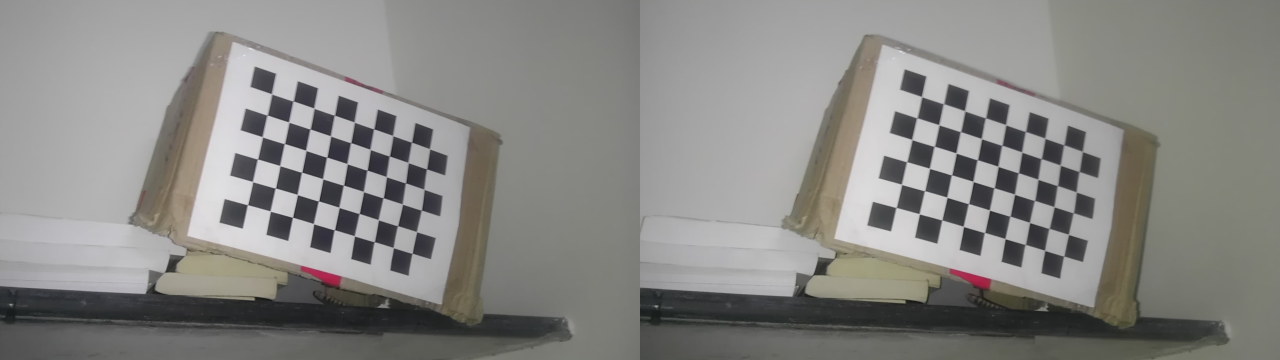
//> input picture testimages/55.jpg, 3840 x 1080 px (shown at 1/3 size)
$ ./evo3Dcontours ../testimages/55.jpg   (built with g++ and OpenCV 4, older OpenCV classes emulated)
//> lines starting //> are read from the running program, lines starting //| are printed output that depends on the picture; after the words box and inside, x2 and y2 are one past the last pixel; in counts of white or black regions, pixels touching at a corner belong together
#include "opencv2/core/core.hpp"
#include "opencv2/calib3d/calib3d.hpp"
#include <opencv2/highgui/highgui.hpp>
#include <opencv2/imgproc/imgproc.hpp>
#include "opencv2/contrib/contrib.hpp"
#include <stdio.h>
#include <string.h>
using namespace cv;
using namespace std;
Point point1;

// [9 lines left out: function mouseHandler, not called in this run]

int main(int argc, char* argv[])
{
    point1 = Point(0, 0);
    Mat img, g1, g2;
    Mat disp, disp8;
    img = imread(argv[1]);
//> img is the input picture: 1080 rows x 3840 cols, CV_8UC3; mean B, G, R 131.9, 134.9, 135.6
    cvtColor(img, img, CV_RGBA2BGR);
    Mat img1(img, Rect(0, 0, img.cols/2, img.rows));
    Mat img2(img, Rect(img.cols/2, 0, img.cols/2, img.rows));
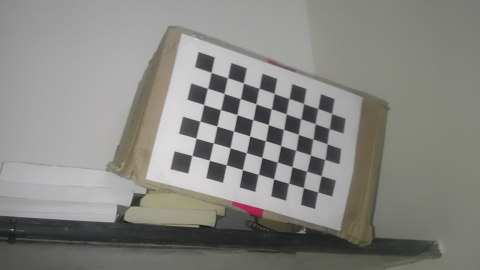
//> img2: 1080 rows x 1920 cols, CV_8UC3 (shown at 1/4 size); mean R, G, B 134.7, 134.3, 129.9
    printf("%d %d\n", img2.cols, img2.rows);
//| 1920 1080
    cvtColor(img1, g1, CV_BGR2GRAY);
    cvtColor(img2, g2, CV_BGR2GRAY);

    StereoSGBM sbm;
    sbm.SADWindowSize = 5;
    sbm.numberOfDisparities = 192;
    sbm.preFilterCap = 4;
    sbm.minDisparity = -64;
    sbm.uniquenessRatio = 1;
    sbm.speckleWindowSize = 150;
    sbm.speckleRange = 2;
    sbm.disp12MaxDiff = 10;
    sbm.fullDP = false;
    sbm.P1 = 600;
    sbm.P2 = 2400;
    sbm(g1, g2, disp);
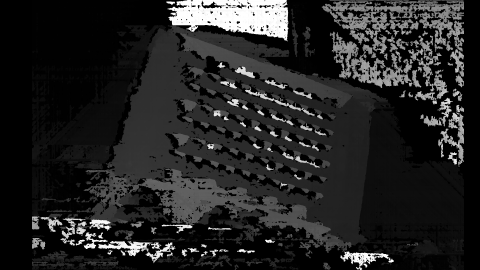
//> disp: 1080 rows x 1920 cols, CV_16SC1 (shown at 1/4 size); min -1040, max 2032, mean -596.9; drawn with min black and max white


    normalize(disp, disp8, 0, 255, CV_MINMAX, CV_8U);

    imshow("left", img1);
    imshow("right", img2);
    imshow("disp", disp8);
    //imwrite("disp.jpg", disp8);
    cvSetMouseCallback("left", mouseHandler, NULL);
    int i, j, sum = 0, count = 0, val;
    for(i = 0; i < disp8.cols; i++)
    {
        for(j = 0 ; j < disp8.rows; j++)
        {
            val = disp8.at<uchar>(j, i);
            if (val != 0)
            {
                    sum += val;
                    count++;
            }

        }
    }
//> after the loop, val = 0; sum = 76196749; count = 1298839

    int ave;
    ave = sum/count;
//> ave = 58
    printf("%d %d %d %d\n", img1.cols, img1.rows, disp8.rows, disp8.cols);
//| 1920 1080 1080 1920
    Mat img_thresh;
    printf("%d\n", ave);
//| 58
    threshold(disp8, img_thresh, ave+10, 255,THRESH_BINARY);
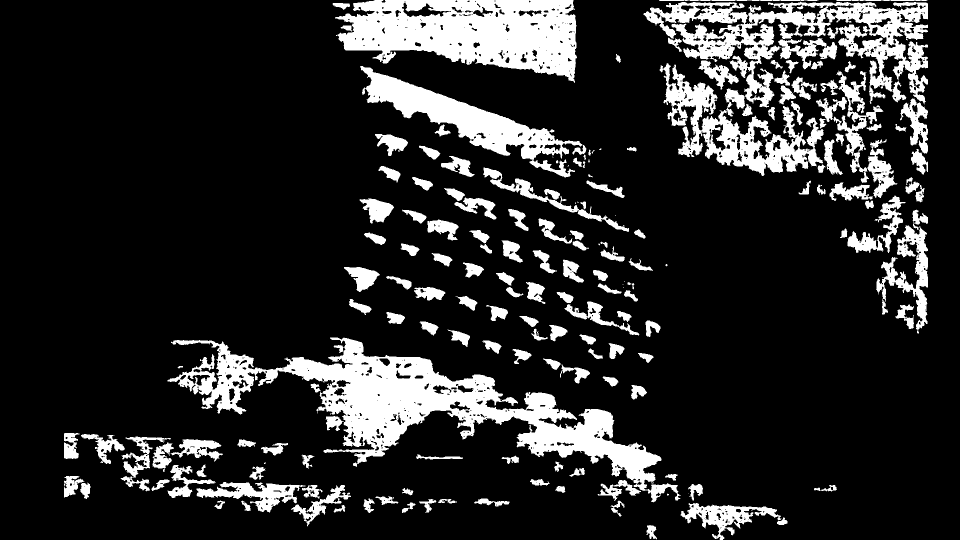
//> img_thresh: 1080 rows x 1920 cols, CV_8UC1 (shown at 1/2 size); 16.5% white; 181 white regions (18 under 20 px), largest, box (x1, y1, x2, y2) and area: (335, 675, 1362, 1005) 79411, (670, 0, 1154, 166) 51655, (1287, 3, 1856, 215) 41896
    medianBlur(img_thresh, img_thresh, 9);
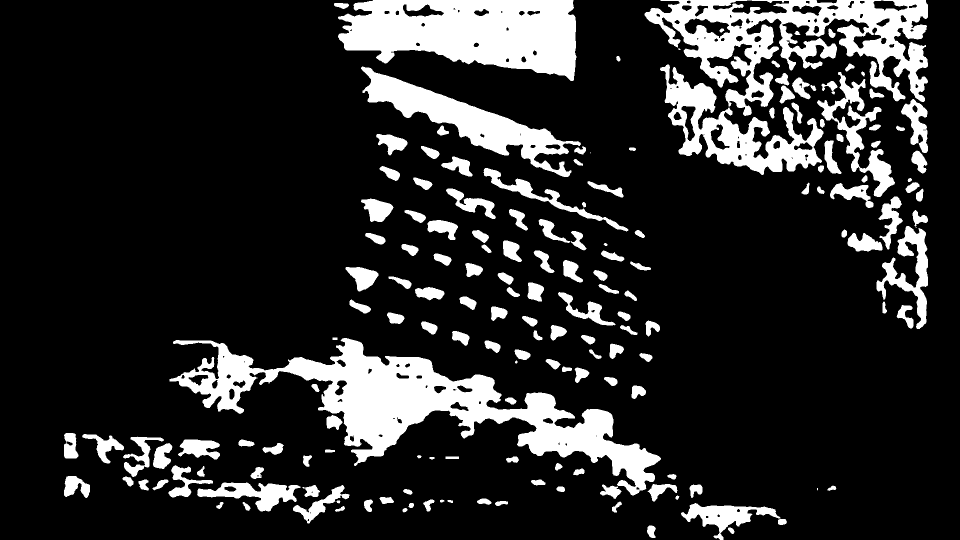
//> img_thresh: 1080 rows x 1920 cols, CV_8UC1 (shown at 1/2 size); 16.8% white; 171 white regions (4 under 20 px), largest, box (x1, y1, x2, y2) and area: (339, 676, 1322, 991) 80913, (676, 0, 1153, 162) 53604, (1289, 0, 1856, 232) 52570
    Mat kernel;
    int size=3;
    kernel = getStructuringElement(MORPH_ELLIPSE, Size(2*size+1, 2*size+1), Point(size, size));
    //erode(img_thresh, img_thresh, kernel, Point(-1, -1), 3);
    //dilate(img_thresh, img_thresh, kernel, Point(-1, -1), 3);
    Mat bitwise, canny_img, drawing;
    Canny(img_thresh, canny_img, 100, 200);
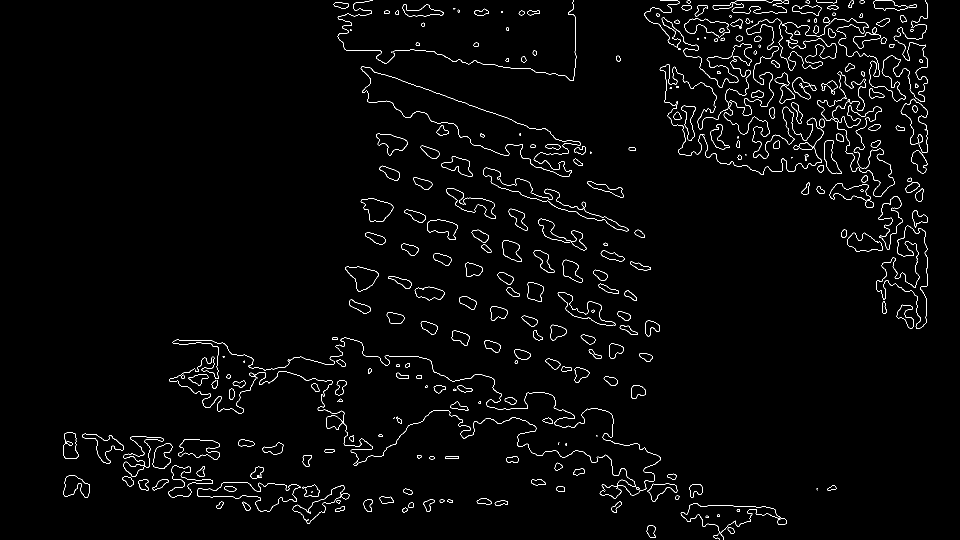
//> canny_img: 1080 rows x 1920 cols, CV_8UC1 (shown at 1/2 size); 1.9% white in thin lines or dots
    vector<vector<Point> > contours;
    vector<Vec4i> hierarchy;
    waitKey(0);

    short disval;
    disval = disp.at<short>(point1.y, point1.x);
//> disval = -1040
    printf("disp = %d %d %d\n",disval, point1.x, point1.y);
//| disp = -1040 0 0
    Mat img_t, img_t1;
    int disintval;
    disintval = disp8.at<uchar>(point1.y, point1.x);
//> disintval = 0
    printf("disp = %d %d %d\n",disintval, point1.x, point1.y);
//| disp = 0 0 0
    inRange(disp8, disintval-8, disintval+8, img_t1);
//> img_t1: 1080 rows x 1920 cols, CV_8UC1; 47.4% white; 1921 white regions (1327 under 20 px), largest, box (x1, y1, x2, y2) and area: (0, 0, 1457, 1080) 521256, (776, 0, 1920, 1080) 285071, (1440, 981, 1814, 1080) 18318

    inRange(disp, disval-15, disval+15, img_t);
//> img_t: 1080 rows x 1920 cols, CV_8UC1; 37.4% white; 2424 white regions (1678 under 20 px), largest, box (x1, y1, x2, y2) and area: (0, 0, 1457, 1080) 302916, (1146, 0, 1920, 1080) 251700, (478, 0, 749, 128) 19913
    medianBlur(img_t1, img_t1, 9);
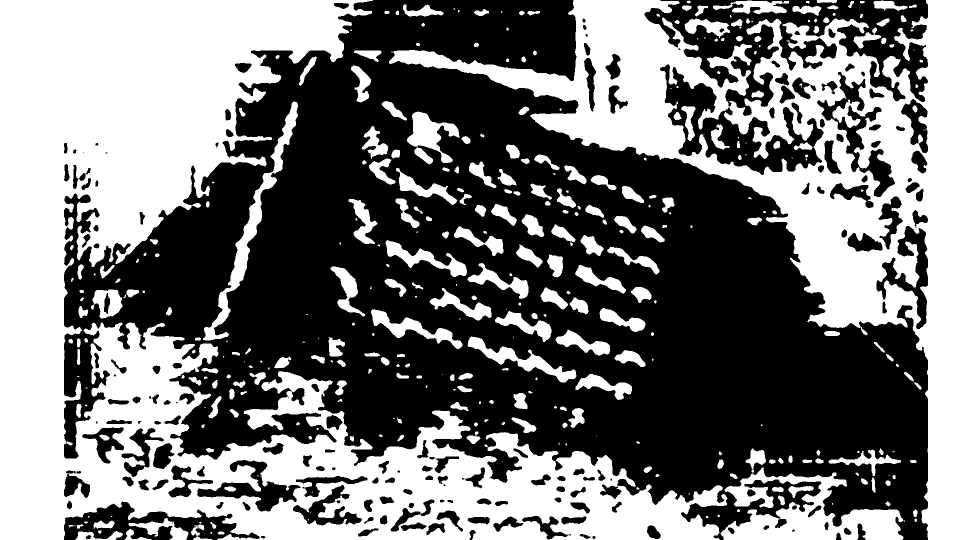
//> img_t1: 1080 rows x 1920 cols, CV_8UC1 (shown at 1/2 size); 46.3% white; 376 white regions (90 under 20 px)
    //erode(img_t1, img_t1, kernel, Point(-1, -1), 3);
    //dilate(img_t1, img_t1, kernel, Point(-1, -1), 3);

    contours.clear();
    drawing = Mat::zeros(canny_img.size(), CV_8UC3);
    findContours(img_t1.clone(), contours, hierarchy, CV_RETR_TREE, CV_CHAIN_APPROX_SIMPLE, Point(0,0));
//> contours = 550 contours, 129 with area under 20; largest, box (x1, y1, x2, y2) and area: (0, 0, 1455, 1080) 574566, (778, 0, 1920, 1080) 336994, (1319, 128, 1648, 351) 27455, (1441, 935, 1810, 1080) 24480, (1633, 143, 1791, 395) 9614
    for (int i=0; i<contours.size(); i++)
    {
        if (contourArea(contours[i]) > 15000)
        {
            printf("%lf\n", contourArea(contours[i]));
            drawContours(drawing, contours, i, Scalar(255, 255, 255), CV_FILLED, 8, hierarchy, 0, Point());
        }
    }
//> this loop made 550 passes
//| 24480.000000
//| 336994.000000
//| 27455.000000
//| 574566.000000
//> (output is shown up to pass 427 of 550)
//> drawing: 1080 rows x 1920 cols, CV_8UC3; 45.7% white; 3 white regions, box (x1, y1, x2, y2) and area: (0, 0, 1455, 1080) 580746, (778, 0, 1920, 1080) 340998, (1441, 935, 1810, 1080) 25451
    imshow("drawing1", drawing);
    erode(drawing, drawing, kernel, Point(-1, -1), 2);
    dilate(drawing, drawing, kernel, Point(-1, -1), 1);
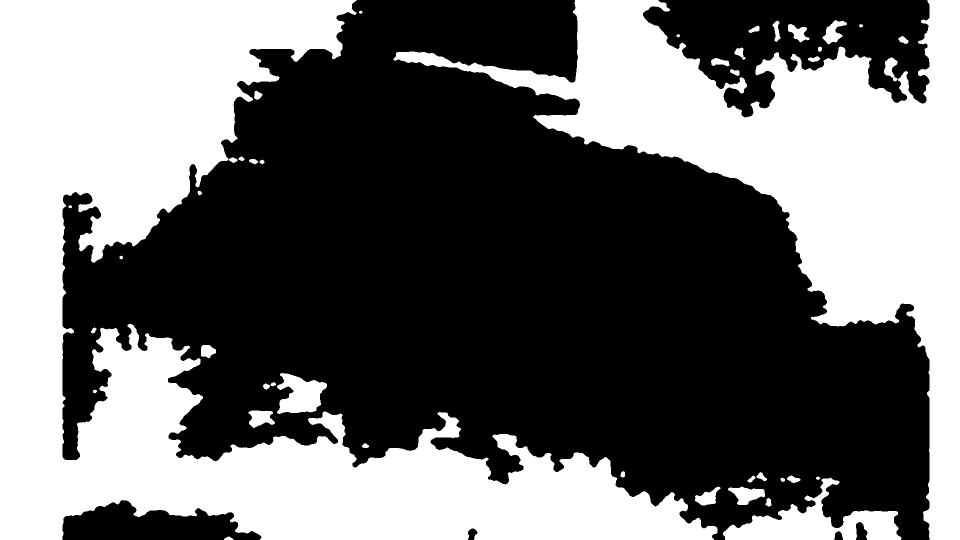
//> drawing: 1080 rows x 1920 cols, CV_8UC3 (shown at 1/2 size); 42.7% white; 43 white regions, largest, box (x1, y1, x2, y2) and area: (0, 0, 1435, 1080) 537890, (787, 0, 1920, 1080) 313085, (1446, 955, 1803, 1080) 17264
    img_t1 = drawing.clone();
    Mat eiffel;
    eiffel = imread("eiffel-tower-day.jpg");
//> eiffel-tower-day.jpg cannot be read in this run, so this picture is empty
//> (the run ends here: the program stops with an error, at `resize(eiffel, eiffel, Size(img1.cols, img1.rows));`)

$ run again, on testimages/62.jpg
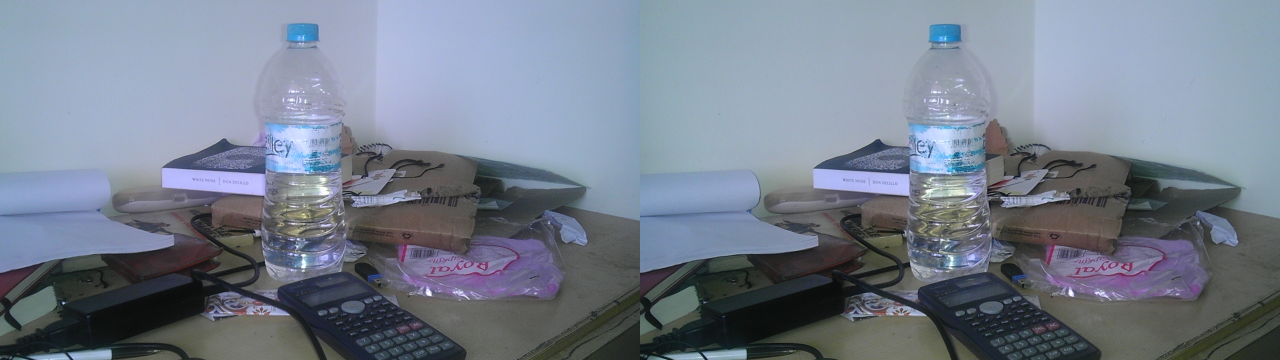
//> input picture testimages/62.jpg, 3840 x 1080 px (shown at 1/3 size)
//> img is the input picture: 1080 rows x 3840 cols, CV_8UC3; mean B, G, R 141.1, 126.5, 117.3
//| 1920 1080
//> after the loop `for(i = 0; i < disp8.cols; i++)`: val = 0; sum = 79118206; count = 1198531
//> ave = 66
//| 1920 1080 1080 1920
//| 66
//> `medianBlur(img_thresh, img_thresh, 9);`:
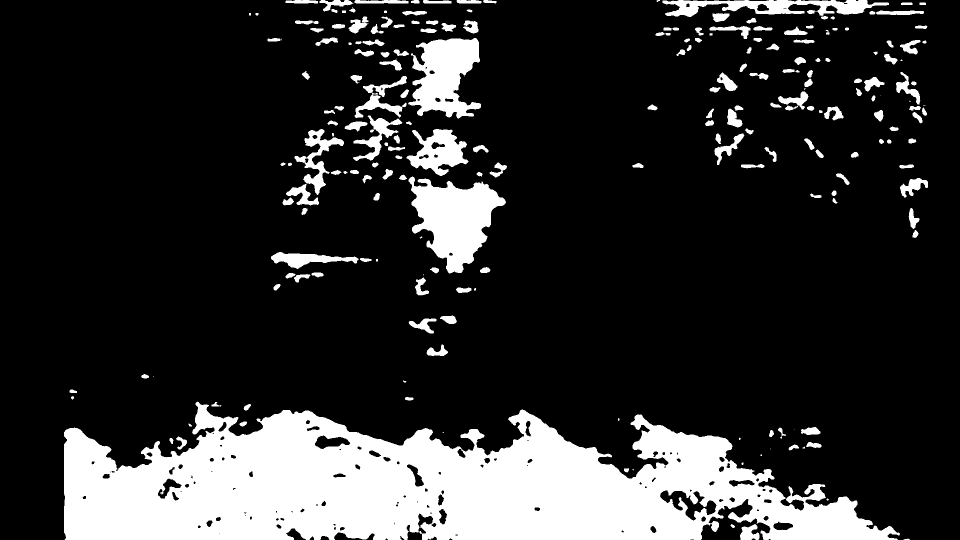
//> img_thresh: 1080 rows x 1920 cols, CV_8UC1 (shown at 1/2 size); 18.5% white; 222 white regions (27 under 20 px), largest, box (x1, y1, x2, y2) and area: (128, 803, 1800, 1080) 283037, (817, 353, 1012, 547) 20780, (816, 76, 962, 237) 14832
//> canny_img: 1080 rows x 1920 cols, CV_8UC1; 1.3% white in thin lines or dots
//> disval = -1040
//| disp = -1040 0 0
//> disintval = 0
//| disp = 0 0 0
//> img_t: 1080 rows x 1920 cols, CV_8UC1; 42.2% white; 3109 white regions (2234 under 20 px), largest, box (x1, y1, x2, y2) and area: (0, 0, 992, 1080) 396143, (1162, 0, 1920, 1080) 340856, (144, 446, 431, 577) 15156
//> contours = 700 contours, 203 with area under 20; largest, box (x1, y1, x2, y2) and area: (0, 0, 994, 1080) 496226, (1168, 0, 1920, 1080) 378175, (800, 527, 981, 737) 14352, (1402, 1003, 1541, 1080) 4378, (588, 257, 689, 391) 3978
//> the loop `for (int i=0; i<contours.size(); i++)` made 700 passes
//> i on passes 416, 536: 415, 535
//> (printed output is left out)
//> `dilate(drawing, drawing, kernel, Point(-1, -1), 1);`:
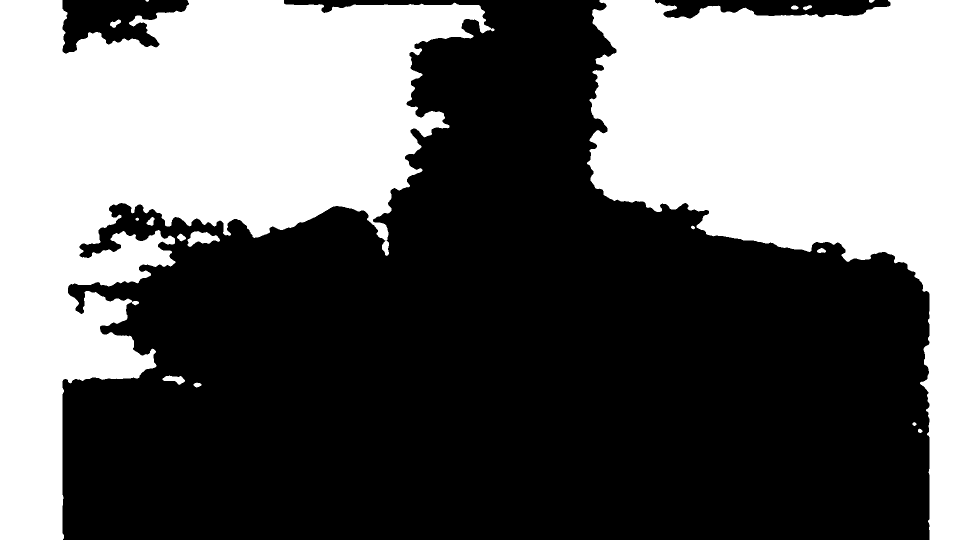
//> drawing: 1080 rows x 1920 cols, CV_8UC3 (shown at 1/2 size); 40.8% white; 17 white regions, largest, box (x1, y1, x2, y2) and area: (0, 0, 989, 1080) 474812, (1174, 0, 1920, 1080) 368450, (375, 462, 440, 494) 1140

$ run again, on testimages/65.jpg
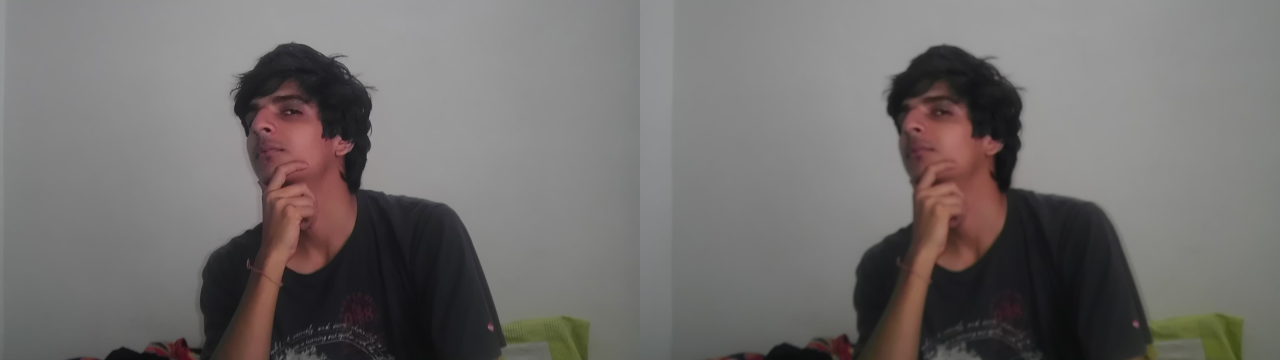
//> input picture testimages/65.jpg, 3840 x 1080 px (shown at 1/3 size)
//> img is the input picture: 1080 rows x 3840 cols, CV_8UC3; mean B, G, R 109.2, 110.4, 113.7
//| 1920 1080
//> after the loop `for(i = 0; i < disp8.cols; i++)`: val = 0; sum = 58132752; count = 1427559
//> ave = 40
//| 1920 1080 1080 1920
//| 40
//> `medianBlur(img_thresh, img_thresh, 9);`:
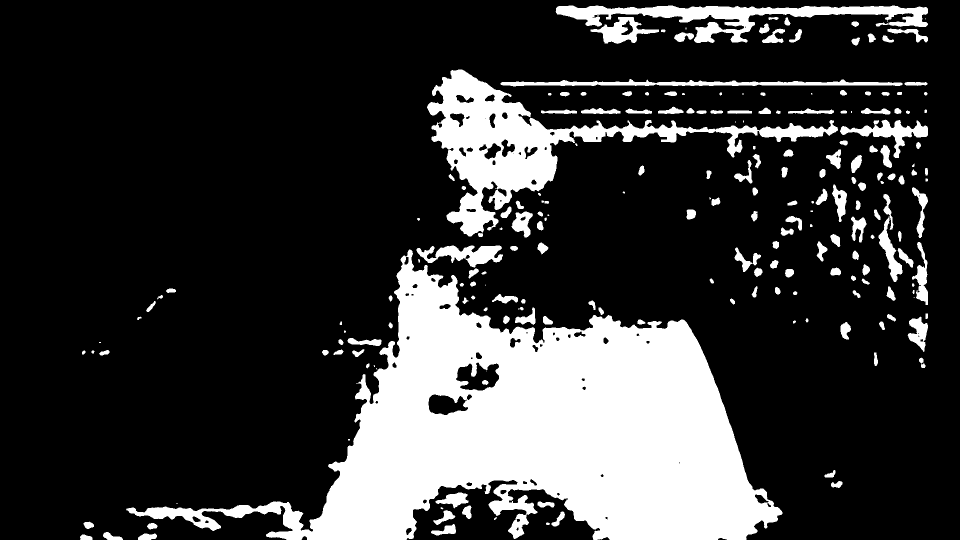
//> img_thresh: 1080 rows x 1920 cols, CV_8UC1 (shown at 1/2 size); 21.4% white; 212 white regions (23 under 20 px), largest, box (x1, y1, x2, y2) and area: (252, 499, 1565, 1080) 312014, (854, 139, 1676, 474) 54617, (1111, 11, 1856, 86) 18078
//> canny_img: 1080 rows x 1920 cols, CV_8UC1; 1.4% white in thin lines or dots, all inside (x1, y1, x2, y2) = (159, 10, 1856, 1080)
//> disval = -1040
//| disp = -1040 0 0
//> disintval = 0
//| disp = 0 0 0
//> img_t: 1080 rows x 1920 cols, CV_8UC1; 31.2% white; 3804 white regions (2621 under 20 px), largest, box (x1, y1, x2, y2) and area: (1043, 0, 1920, 1080) 278708, (0, 0, 455, 1080) 153941, (811, 959, 1039, 1080) 11025
//> contours = 702 contours, 204 with area under 20; largest, box (x1, y1, x2, y2) and area: (0, 0, 1488, 1080) 379990, (1311, 0, 1920, 1080) 285408, (813, 960, 1035, 1080) 12654, (342, 172, 524, 439) 12358, (1160, 263, 1334, 441) 10933
//> the loop `for (int i=0; i<contours.size(); i++)` made 702 passes
//> i on passes 521, 613: 520, 612
//> (printed output is left out)
//> `dilate(drawing, drawing, kernel, Point(-1, -1), 1);`:
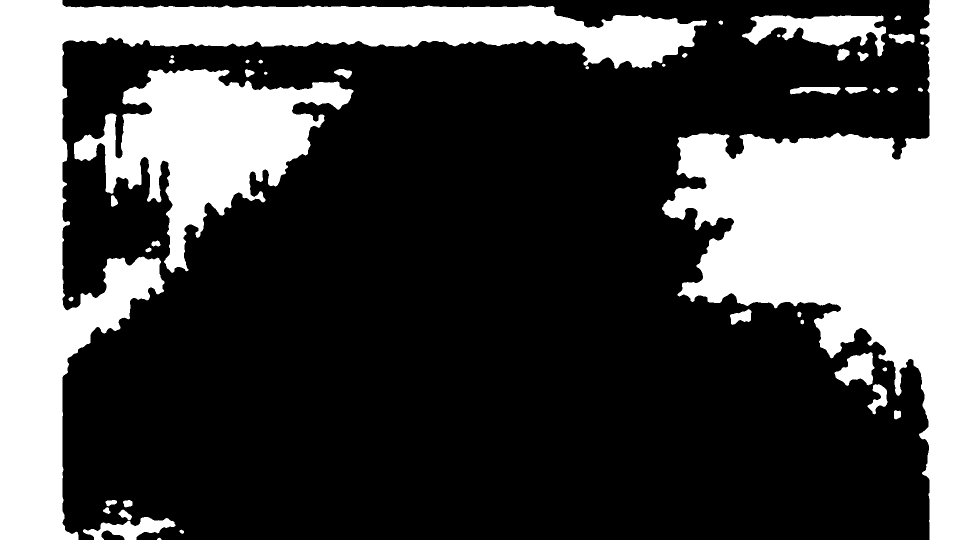
//> drawing: 1080 rows x 1920 cols, CV_8UC3 (shown at 1/2 size); 29.7% white; 43 white regions, largest, box (x1, y1, x2, y2) and area: (0, 0, 1414, 1080) 249767, (1324, 0, 1920, 1080) 244992, (148, 138, 707, 546) 93968
